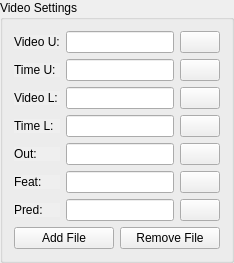
       <widget class="QGroupBox" name="groupBox_4">
        <property name="sizePolicy">
         <sizepolicy hsizetype="Preferred" vsizetype="Fixed">
          <horstretch>0</horstretch>
          <verstretch>0</verstretch>
         </sizepolicy>
        </property>
        <property name="title">
         <string>Video Settings</string>
        </property>
        <layout class="QVBoxLayout" name="verticalLayout_8">
         <property name="sizeConstraint">
          <enum>QLayout::SetMinimumSize</enum>
         </property>
         <item>
          <layout class="QHBoxLayout" name="horizontalLayout_17">
           <property name="sizeConstraint">
            <enum>QLayout::SetMinimumSize</enum>
           </property>
           <item>
            <widget class="QLabel" name="load_label_2">
             <property name="enabled">
              <bool>true</bool>
             </property>
             <property name="sizePolicy">
              <sizepolicy hsizetype="Minimum" vsizetype="Fixed">
               <horstretch>0</horstretch>
               <verstretch>0</verstretch>
              </sizepolicy>
             </property>
             <property name="autoFillBackground">
              <bool>true</bool>
             </property>
             <property name="text">
              <string>Video U:</string>
             </property>
            </widget>
           </item>
           <item>
            <widget class="QLineEdit" name="stim_path">
             <property name="sizePolicy">
              <sizepolicy hsizetype="Fixed" vsizetype="Fixed">
               <horstretch>0</horstretch>
               <verstretch>0</verstretch>
              </sizepolicy>
             </property>
             <property name="text">
              <string/>
             </property>
            </widget>
           </item>
           <item>
            <widget class="QPushButton" name="browse_stim">
             <property name="sizePolicy">
              <sizepolicy hsizetype="Fixed" vsizetype="Fixed">
               <horstretch>0</horstretch>
               <verstretch>0</verstretch>
              </sizepolicy>
             </property>
             <property name="text">
              <string/>
             </property>
             <property name="icon">
              <iconset>
               <normaloff>../../Artigo_remo/ema_fes_rowing_experiments/icons/browse.png</normaloff>../../Artigo_remo/ema_fes_rowing_experiments/icons/browse.png</iconset>
             </property>
            </widget>
           </item>
          </layout>
         </item>
         <item>
          <layout class="QHBoxLayout" name="horizontalLayout_19">
           <property name="sizeConstraint">
            <enum>QLayout::SetMinimumSize</enum>
           </property>
           <item>
            <widget class="QLabel" name="load_label_4">
             <property name="enabled">
              <bool>true</bool>
             </property>
             <property name="sizePolicy">
              <sizepolicy hsizetype="Minimum" vsizetype="Fixed">
               <horstretch>0</horstretch>
               <verstretch>0</verstretch>
              </sizepolicy>
             </property>
             <property name="autoFillBackground">
              <bool>true</bool>
             </property>
             <property name="text">
              <string>Time U:</string>
             </property>
            </widget>
           </item>
           <item>
            <widget class="QLineEdit" name="pos_path">
             <property name="sizePolicy">
              <sizepolicy hsizetype="Fixed" vsizetype="Fixed">
               <horstretch>0</horstretch>
               <verstretch>0</verstretch>
              </sizepolicy>
             </property>
             <property name="text">
              <string/>
             </property>
            </widget>
           </item>
           <item>
            <widget class="QPushButton" name="browse_pos">
             <property name="sizePolicy">
              <sizepolicy hsizetype="Fixed" vsizetype="Fixed">
               <horstretch>0</horstretch>
               <verstretch>0</verstretch>
              </sizepolicy>
             </property>
             <property name="text">
              <string/>
             </property>
             <property name="icon">
              <iconset>
               <normaloff>../../Artigo_remo/ema_fes_rowing_experiments/icons/browse.png</normaloff>../../Artigo_remo/ema_fes_rowing_experiments/icons/browse.png</iconset>
             </property>
            </widget>
           </item>
          </layout>
         </item>
         <item>
          <layout class="QHBoxLayout" name="horizontalLayout_16">
           <property name="sizeConstraint">
            <enum>QLayout::SetMinimumSize</enum>
           </property>
           <item>
            <widget class="QLabel" name="load_label">
             <property name="enabled">
              <bool>true</bool>
             </property>
             <property name="sizePolicy">
              <sizepolicy hsizetype="Minimum" vsizetype="Fixed">
               <horstretch>0</horstretch>
               <verstretch>0</verstretch>
              </sizepolicy>
             </property>
             <property name="autoFillBackground">
              <bool>true</bool>
             </property>
             <property name="text">
              <string>Video L:</string>
             </property>
            </widget>
           </item>
           <item>
            <widget class="QLineEdit" name="vid_path">
             <property name="sizePolicy">
              <sizepolicy hsizetype="Fixed" vsizetype="Fixed">
               <horstretch>0</horstretch>
               <verstretch>0</verstretch>
              </sizepolicy>
             </property>
             <property name="text">
              <string/>
             </property>
            </widget>
           </item>
           <item>
            <widget class="QPushButton" name="browse_video">
             <property name="sizePolicy">
              <sizepolicy hsizetype="Fixed" vsizetype="Fixed">
               <horstretch>0</horstretch>
               <verstretch>0</verstretch>
              </sizepolicy>
             </property>
             <property name="text">
              <string/>
             </property>
             <property name="icon">
              <iconset>
               <normaloff>../../Artigo_remo/ema_fes_rowing_experiments/icons/browse.png</normaloff>../../Artigo_remo/ema_fes_rowing_experiments/icons/browse.png</iconset>
             </property>
            </widget>
           </item>
          </layout>
         </item>
         <item>
          <layout class="QHBoxLayout" name="horizontalLayout_21">
           <property name="sizeConstraint">
            <enum>QLayout::SetMinimumSize</enum>
           </property>
           <item>
            <widget class="QLabel" name="load_label_6">
             <property name="enabled">
              <bool>true</bool>
             </property>
             <property name="sizePolicy">
              <sizepolicy hsizetype="Minimum" vsizetype="Fixed">
               <horstretch>0</horstretch>
               <verstretch>0</verstretch>
              </sizepolicy>
             </property>
             <property name="autoFillBackground">
              <bool>true</bool>
             </property>
             <property name="text">
              <string>Time L:</string>
             </property>
            </widget>
           </item>
           <item>
            <widget class="QLineEdit" name="vidtime_path">
             <property name="sizePolicy">
              <sizepolicy hsizetype="Fixed" vsizetype="Fixed">
               <horstretch>0</horstretch>
               <verstretch>0</verstretch>
              </sizepolicy>
             </property>
             <property name="text">
              <string/>
             </property>
            </widget>
           </item>
           <item>
            <widget class="QPushButton" name="browse_vidtime">
             <property name="sizePolicy">
              <sizepolicy hsizetype="Fixed" vsizetype="Fixed">
               <horstretch>0</horstretch>
               <verstretch>0</verstretch>
              </sizepolicy>
             </property>
             <property name="text">
              <string/>
             </property>
             <property name="icon">
              <iconset>
               <normaloff>../../Artigo_remo/ema_fes_rowing_experiments/icons/browse.png</normaloff>../../Artigo_remo/ema_fes_rowing_experiments/icons/browse.png</iconset>
             </property>
            </widget>
           </item>
          </layout>
         </item>
         <item>
          <layout class="QHBoxLayout" name="horizontalLayout_27">
           <property name="sizeConstraint">
            <enum>QLayout::SetMinimumSize</enum>
           </property>
           <item>
            <widget class="QLabel" name="load_label_12">
             <property name="enabled">
              <bool>true</bool>
             </property>
             <property name="sizePolicy">
              <sizepolicy hsizetype="Minimum" vsizetype="Fixed">
               <horstretch>0</horstretch>
               <verstretch>0</verstretch>
              </sizepolicy>
             </property>
             <property name="autoFillBackground">
              <bool>true</bool>
             </property>
             <property name="text">
              <string>Out:</string>
             </property>
            </widget>
           </item>
           <item>
            <widget class="QLineEdit" name="out_path">
             <property name="sizePolicy">
              <sizepolicy hsizetype="Fixed" vsizetype="Fixed">
               <horstretch>0</horstretch>
               <verstretch>0</verstretch>
              </sizepolicy>
             </property>
             <property name="text">
              <string/>
             </property>
            </widget>
           </item>
           <item>
            <widget class="QPushButton" name="browse_out">
             <property name="sizePolicy">
              <sizepolicy hsizetype="Fixed" vsizetype="Fixed">
               <horstretch>0</horstretch>
               <verstretch>0</verstretch>
              </sizepolicy>
             </property>
             <property name="text">
              <string/>
             </property>
             <property name="icon">
              <iconset>
               <normaloff>../../Artigo_remo/ema_fes_rowing_experiments/icons/browse.png</normaloff>../../Artigo_remo/ema_fes_rowing_experiments/icons/browse.png</iconset>
             </property>
            </widget>
           </item>
          </layout>
         </item>
         <item>
          <layout class="QHBoxLayout" name="horizontalLayout_28">
           <property name="sizeConstraint">
            <enum>QLayout::SetMinimumSize</enum>
           </property>
           <item>
            <widget class="QLabel" name="load_label_13">
             <property name="enabled">
              <bool>true</bool>
             </property>
             <property name="sizePolicy">
              <sizepolicy hsizetype="Minimum" vsizetype="Fixed">
               <horstretch>0</horstretch>
               <verstretch>0</verstretch>
              </sizepolicy>
             </property>
             <property name="autoFillBackground">
              <bool>true</bool>
             </property>
             <property name="text">
              <string>Feat:</string>
             </property>
            </widget>
           </item>
           <item>
            <widget class="QLineEdit" name="feat_path">
             <property name="sizePolicy">
              <sizepolicy hsizetype="Fixed" vsizetype="Fixed">
               <horstretch>0</horstretch>
               <verstretch>0</verstretch>
              </sizepolicy>
             </property>
             <property name="text">
              <string/>
             </property>
            </widget>
           </item>
           <item>
            <widget class="QPushButton" name="browse_feat">
             <property name="sizePolicy">
              <sizepolicy hsizetype="Fixed" vsizetype="Fixed">
               <horstretch>0</horstretch>
               <verstretch>0</verstretch>
              </sizepolicy>
             </property>
             <property name="text">
              <string/>
             </property>
             <property name="icon">
              <iconset>
               <normaloff>../../Artigo_remo/ema_fes_rowing_experiments/icons/browse.png</normaloff>../../Artigo_remo/ema_fes_rowing_experiments/icons/browse.png</iconset>
             </property>
            </widget>
           </item>
          </layout>
         </item>
         <item>
          <layout class="QHBoxLayout" name="horizontalLayout_29">
           <property name="sizeConstraint">
            <enum>QLayout::SetMinimumSize</enum>
           </property>
           <item>
            <widget class="QLabel" name="load_label_14">
             <property name="enabled">
              <bool>true</bool>
             </property>
             <property name="sizePolicy">
              <sizepolicy hsizetype="Minimum" vsizetype="Fixed">
               <horstretch>0</horstretch>
               <verstretch>0</verstretch>
              </sizepolicy>
             </property>
             <property name="autoFillBackground">
              <bool>true</bool>
             </property>
             <property name="text">
              <string>Pred:</string>
             </property>
            </widget>
           </item>
           <item>
            <widget class="QLineEdit" name="pred_path">
             <property name="sizePolicy">
              <sizepolicy hsizetype="Fixed" vsizetype="Fixed">
               <horstretch>0</horstretch>
               <verstretch>0</verstretch>
              </sizepolicy>
             </property>
             <property name="text">
              <string/>
             </property>
            </widget>
           </item>
           <item>
            <widget class="QPushButton" name="browse_pred">
             <property name="sizePolicy">
              <sizepolicy hsizetype="Fixed" vsizetype="Fixed">
               <horstretch>0</horstretch>
               <verstretch>0</verstretch>
              </sizepolicy>
             </property>
             <property name="text">
              <string/>
             </property>
             <property name="icon">
              <iconset>
               <normaloff>../../Artigo_remo/ema_fes_rowing_experiments/icons/browse.png</normaloff>../../Artigo_remo/ema_fes_rowing_experiments/icons/browse.png</iconset>
             </property>
            </widget>
           </item>
          </layout>
         </item>
         <item>
          <layout class="QHBoxLayout" name="horizontalLayout_18">
           <item>
            <widget class="QPushButton" name="add_data_button_2">
             <property name="text">
              <string>Add File</string>
             </property>
             <property name="icon">
              <iconset>
               <normaloff>../../Artigo_remo/ema_fes_rowing_experiments/icons/plus.png</normaloff>../../Artigo_remo/ema_fes_rowing_experiments/icons/plus.png</iconset>
             </property>
            </widget>
           </item>
           <item>
            <widget class="QPushButton" name="rm_data_button_2">
             <property name="text">
              <string>Remove File</string>
             </property>
             <property name="icon">
              <iconset>
               <normaloff>../../Artigo_remo/ema_fes_rowing_experiments/icons/minus.png</normaloff>../../Artigo_remo/ema_fes_rowing_experiments/icons/minus.png</iconset>
             </property>
            </widget>
           </item>
          </layout>
         </item>
        </layout>
       </widget>
